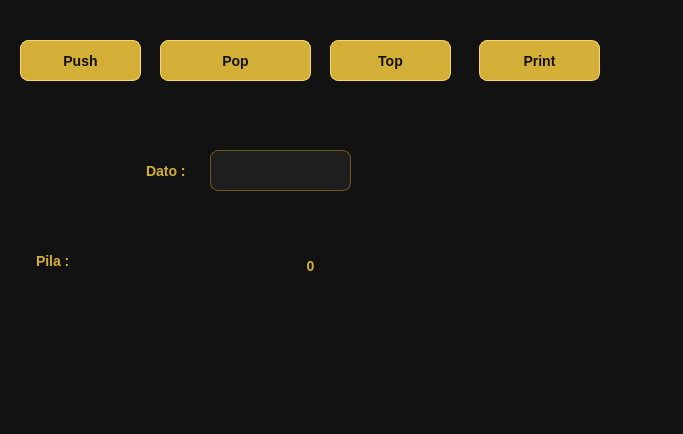
<?xml version="1.0" encoding="UTF-8"?>
<ui version="4.0">
 <class>Dialog</class>
 <widget class="QDialog" name="Dialog">
  <property name="geometry">
   <rect>
    <x>0</x>
    <y>0</y>
    <width>683</width>
    <height>434</height>
   </rect>
  </property>
  <property name="windowTitle">
   <string>Dialog</string>
  </property>
  <property name="styleSheet">
   <string notr="true">/* ==========================================================================
   TEMA PREMIUM NEGRO &amp; DORADO
   ========================================================================== */

QWidget {
    background-color: #121212;
    font-family: &quot;Segoe UI&quot;, &quot;Helvetica Neue&quot;, Arial, sans-serif;
    font-size: 14px;
    color: #E8D9A8;
}

/* ==========================================================================
   ETIQUETAS / QLABEL
   ========================================================================== */

QLabel {
    background-color: transparent;
    color: #D4AF37;
    font-weight: 500;
    padding: 2px;
}

/* Títulos */
QLabel#sectionTitle {
    font-size: 20px;
    font-weight: bold;
    color: #F5D76E;
    padding-bottom: 10px;
}

/* ==========================================================================
   CAMPOS DE TEXTO / QLINEEDIT
   ========================================================================== */

QLineEdit {
    background-color: #1E1E1E;
    color: #F5E6B3;
    border: 1px solid #6E5A1E;
    border-radius: 8px;
    padding: 8px 12px;
    selection-background-color: #D4AF37;
    selection-color: #121212;
}

QLineEdit:focus {
    border: 2px solid #D4AF37;
    background-color: #252525;
}

QLineEdit:disabled {
    background-color: #1A1A1A;
    color: #666666;
    border: 1px solid #333333;
}

/* ==========================================================================
   BOTONES / QPUSHBUTTON
   ========================================================================== */

QPushButton {
    background-color: #D4AF37;
    color: #121212;
    font-weight: bold;
    border: 1px solid #F5D76E;
    border-radius: 8px;
    padding: 8px 18px;
}

QPushButton:hover {
    background-color: #E6C65C;
    border: 1px solid #FFD700;
}

QPushButton:pressed {
    background-color: #B8941F;
    padding-top: 9px;
    padding-left: 19px;
}

QPushButton:disabled {
    background-color: #3A3A3A;
    color: #777777;
    border: 1px solid #555555;
}

/* ==========================================================================
   COMBOBOX
   ========================================================================== */

QComboBox {
    background-color: #1E1E1E;
    color: #F5E6B3;
    border: 1px solid #6E5A1E;
    border-radius: 8px;
    padding: 6px 10px;
}

QComboBox:hover {
    border: 1px solid #D4AF37;
}

QComboBox::drop-down {
    border: none;
}

/* ==========================================================================
   TABLAS / QTABLEWIDGET
   ========================================================================== */

QTableWidget {
    background-color: #1A1A1A;
    color: #F5E6B3;
    gridline-color: #444444;
    border: 1px solid #6E5A1E;
    border-radius: 6px;
}

QHeaderView::section {
    background-color: #D4AF37;
    color: #121212;
    padding: 6px;
    border: none;
    font-weight: bold;
}

/* ==========================================================================
   SCROLLBAR
   ========================================================================== */

QScrollBar:vertical {
    background: #1A1A1A;
    width: 12px;
    margin: 0;
}

QScrollBar::handle:vertical {
    background: #D4AF37;
    border-radius: 6px;
    min-height: 30px;
}

QScrollBar::handle:vertical:hover {
    background: #F5D76E;
}

QScrollBar::add-line:vertical,
QScrollBar::sub-line:vertical {
    height: 0px;
}

/* ==========================================================================
   GROUPBOX
   ========================================================================== */

QGroupBox {
    color: #D4AF37;
    border: 1px solid #6E5A1E;
    border-radius: 10px;
    margin-top: 12px;
    padding-top: 12px;
    font-weight: bold;
}

QGroupBox::title {
    subcontrol-origin: margin;
    left: 12px;
    padding: 0 6px;
}</string>
  </property>
  <widget class="QPushButton" name="btn_push">
   <property name="geometry">
    <rect>
     <x>20</x>
     <y>40</y>
     <width>121</width>
     <height>41</height>
    </rect>
   </property>
   <property name="text">
    <string>Push</string>
   </property>
  </widget>
  <widget class="QPushButton" name="btn_pop">
   <property name="geometry">
    <rect>
     <x>160</x>
     <y>40</y>
     <width>151</width>
     <height>41</height>
    </rect>
   </property>
   <property name="text">
    <string>Pop</string>
   </property>
  </widget>
  <widget class="QPushButton" name="btn_top">
   <property name="geometry">
    <rect>
     <x>330</x>
     <y>40</y>
     <width>121</width>
     <height>41</height>
    </rect>
   </property>
   <property name="text">
    <string>Top</string>
   </property>
  </widget>
  <widget class="QPushButton" name="btn_print">
   <property name="geometry">
    <rect>
     <x>479</x>
     <y>40</y>
     <width>121</width>
     <height>41</height>
    </rect>
   </property>
   <property name="text">
    <string>Print</string>
   </property>
  </widget>
  <widget class="QLabel" name="label">
   <property name="geometry">
    <rect>
     <x>140</x>
     <y>160</y>
     <width>91</width>
     <height>21</height>
    </rect>
   </property>
   <property name="text">
    <string>Dato :</string>
   </property>
  </widget>
  <widget class="QLabel" name="lbl_resultado">
   <property name="geometry">
    <rect>
     <x>100</x>
     <y>230</y>
     <width>421</width>
     <height>71</height>
    </rect>
   </property>
   <property name="text">
    <string>0</string>
   </property>
   <property name="alignment">
    <set>Qt::AlignCenter</set>
   </property>
  </widget>
  <widget class="QLabel" name="label_3">
   <property name="geometry">
    <rect>
     <x>30</x>
     <y>245</y>
     <width>141</width>
     <height>31</height>
    </rect>
   </property>
   <property name="text">
    <string>Pila :</string>
   </property>
  </widget>
  <widget class="QLineEdit" name="txt_dato">
   <property name="geometry">
    <rect>
     <x>210</x>
     <y>150</y>
     <width>141</width>
     <height>41</height>
    </rect>
   </property>
  </widget>
 </widget>
 <resources/>
 <connections/>
</ui>
